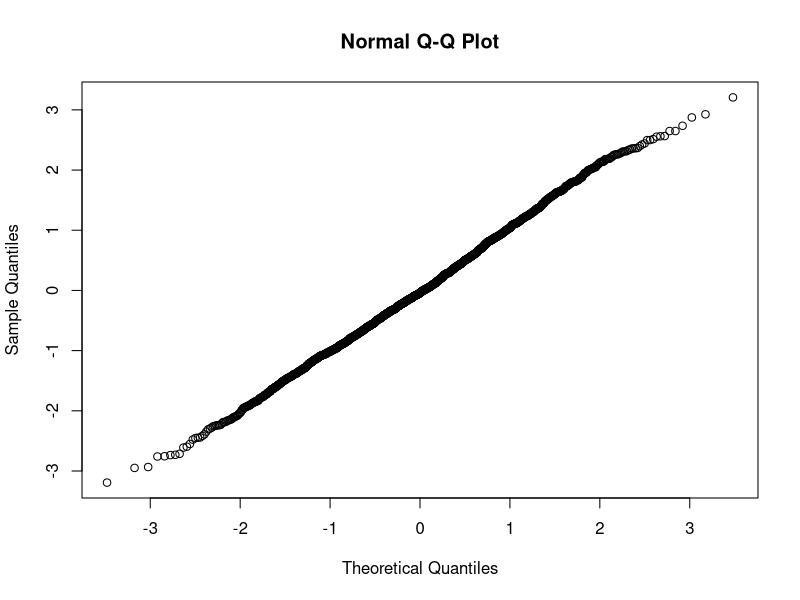
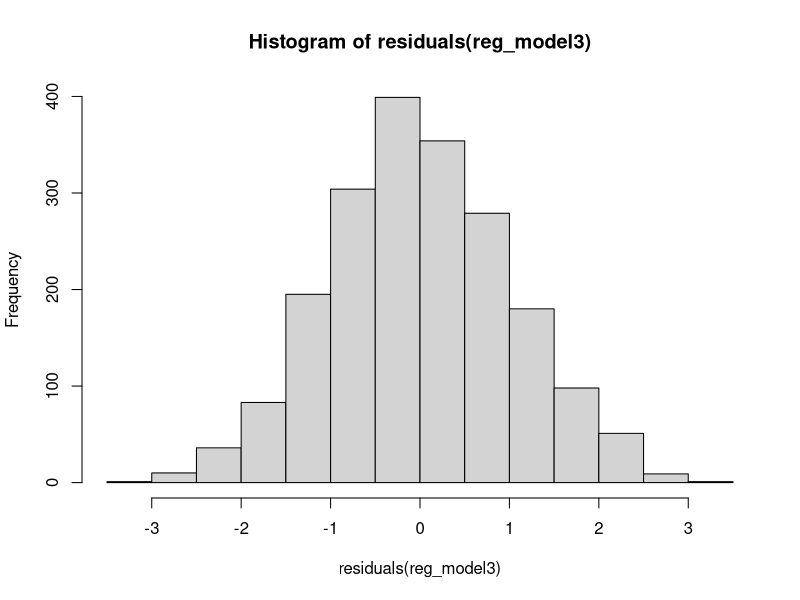
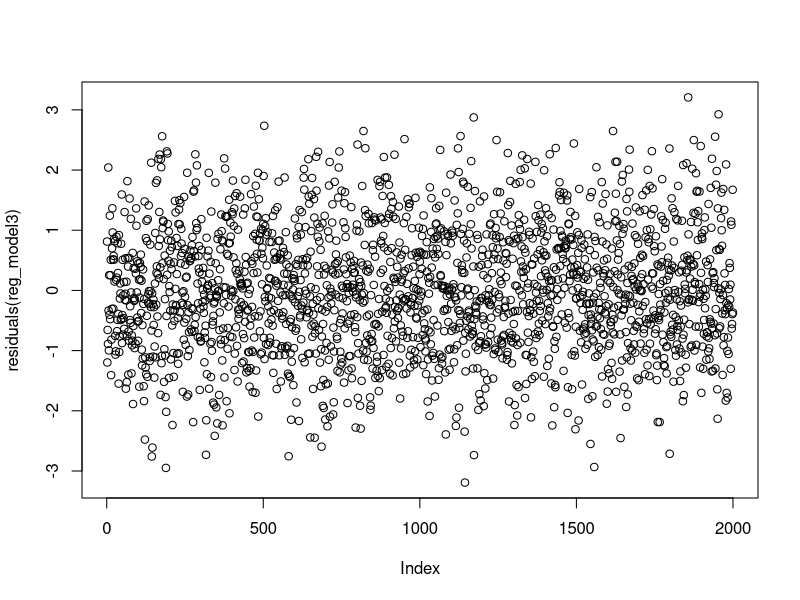
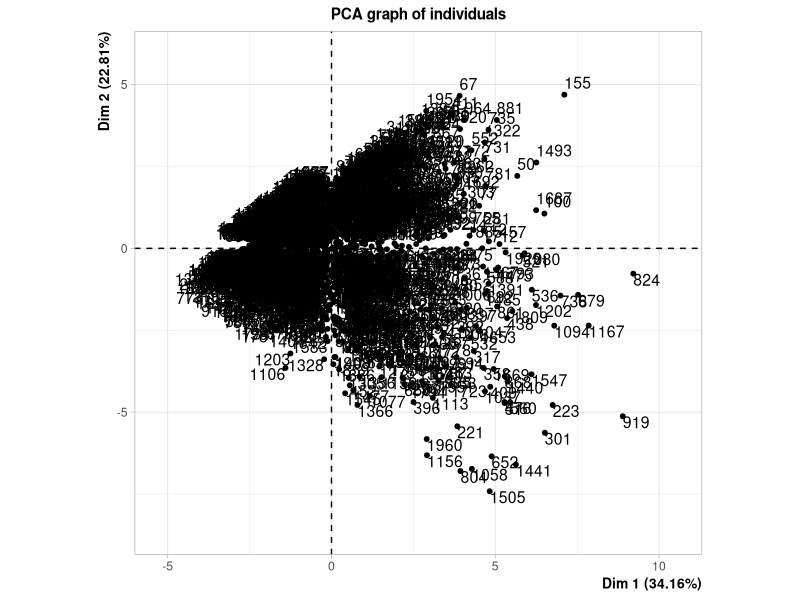
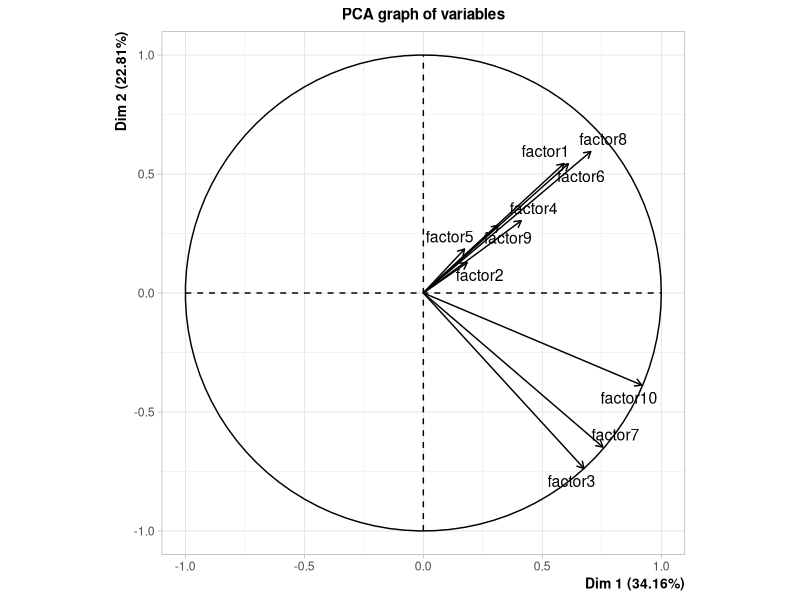
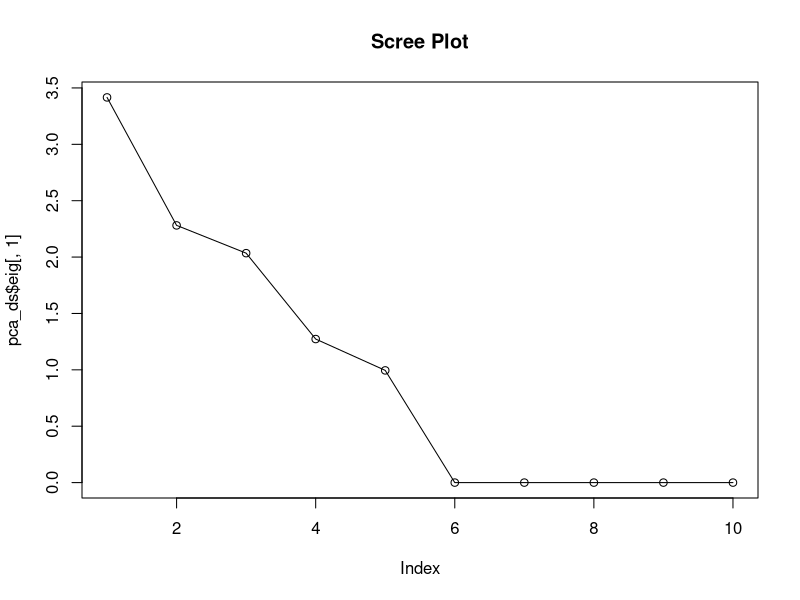
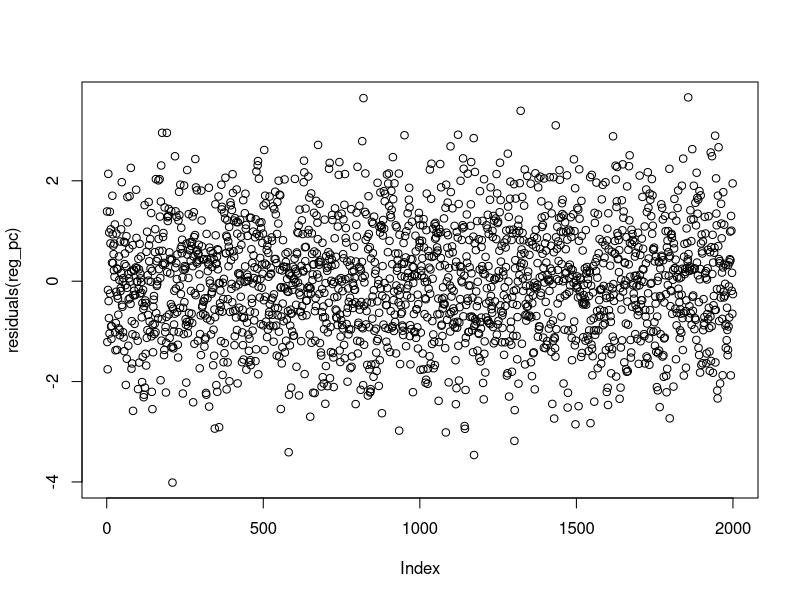

These figures' R source, in order:
## ---- chunk 1
knitr::opts_chunk$set(echo = TRUE)

library(lmtest)
library(FactoMineR)

dataset <- read.csv("../ex1/dataset.csv",header=TRUE,sep=",")
answer <- which(colnames(dataset) == "answer")
## ---- chunk 2
reg_model1<-lm(answer~., data=dataset)
summary(reg_model1)
## ---- chunk 3
reg_model2<-lm(answer~factor6+factor7+factor8+factor9+factor10, data=dataset)
summary(reg_model2)
## ---- chunk 4
reg_model3<-lm(answer~factor1+factor2+factor3+factor4+factor5, data=dataset)
summary(reg_model3)
## ---- chunk 5
### 1. Normality of the Error Term
# Using QQ plot
qqnorm(residuals(reg_model3))
# Using Histogram
hist(residuals(reg_model3))
#Shapiro Wilks Test
shapiro.test(residuals(reg_model3))
# H_0 is accepted: the error term does follows a Normal distribution (p > 0.05)

### 2. Homogenity of Variance ###
# Residual Analysis #
plot(residuals(reg_model3))
##Breusch Pagan Test
bptest(reg_model3)
# H_0 is accepted (p>0.05): the homogenity of variances is provided.

### 3. The independence of errors ### 
dwtest(reg_model3, alternative = "two.sided")
# There is not an autocorrelated in the data set (p>0.05).
# The errors/observations are independent.
## ---- chunk 6
pca_ds<-PCA(dataset[,-answer]) # Remove the dependent variable score.
## ---- chunk 7
pca_ds$eig # cumulative percentage of variance > 75%
plot(pca_ds$eig[,1], type="o", main="Scree Plot")
## ---- chunk 8
### Principal Component Regression
dataset$PC1<-pca_ds$ind$coord[,1]
dataset$PC2<-pca_ds$ind$coord[,2]
dataset$PC3<-pca_ds$ind$coord[,3]
reg_pc<-lm(answer~PC1 + PC2 + PC3, data=dataset)
summary(reg_pc)
## ---- chunk 9
#1. Normality
#Shapiro Wilks Test
shapiro.test(residuals(reg_pc))
# The error term does follow a Normal distribution. (p>0.05)

### 2. Homogenity of Variance ###
# Residual Analysis #
plot(residuals(reg_pc))
##Breusch Pagan Test
bptest(reg_pc)
# H0 is accepted (p>0.05).
# The homogenity of variances is provided.

### 3. The independence of errors ### 
dwtest(reg_pc, alternative = "two.sided")
# There is not an autocorrelaiton in the data set (p>0.05).
# The errors/observations are independent.
